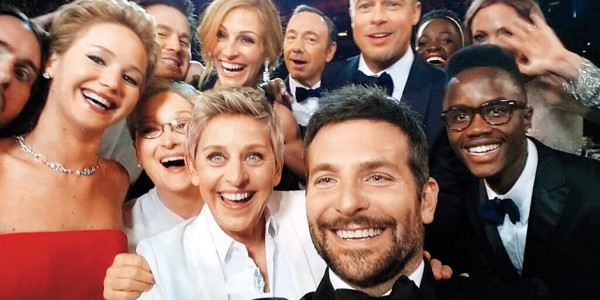
#> input picture openCv/selfie.jpeg, 600 x 300 px
$ jupyter execute --allow-errors FaceRecognition.ipynb
#> lines starting #> are read from the running program, lines starting #| are printed output that depends on the picture; after the words box and inside, x2 and y2 are one past the last pixel; in counts of white or black regions, pixels touching at a corner belong together
# Face Recognition

[cell 1]
import numpy as np
import cv2
import matplotlib.pyplot as plt

[cell 2]
img = cv2.imread("selfie.jpeg")
#> img is the input picture: shape (300, 600, 3); mean B, G, R 97.9, 109.5, 141.6

[cell 3]
img

[cell 4]
img.shape
#> Out = (300, 600, 3)

[cell 5]
plt.imshow(img)

[cell 6]
gray_scale = cv2.cvtColor(img, cv2.COLOR_BGR2GRAY)
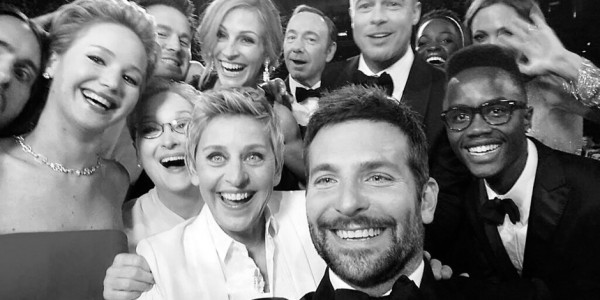
#> gray_scale: shape (300, 600); min 0, max 255, mean 117.8

[cell 7]
gray_scale

[cell 8]
print(gray_scale.shape)
#| (300, 600)

[cell 9]
print(gray_scale.size)
#| 180000

[cell 10]
print(img.shape)
#| (300, 600, 3)

[cell 11]
print(img.size)
#| 540000

[cell 12]
plt.imshow(gray_scale);

[cell 13]
face_cascade = cv2.CascadeClassifier("haarcascade_frontalface_default.xml")
faces = face_cascade.detectMultiScale(gray_scale, 1.2, 5)
#> faces = [[273, 14, 59, 59], [197, 10, 75, 75], [137, 100, 69, 69], [434, 74, 96, 96], [185, 117, 103, 103], [288, 121, 141, 141]]
faces.shape
#> Out = (6, 4)

[cell 14]
faces
#> Out has the same summary as faces

[cell 15]
for(x,y,w,h) in faces:
    cv2.rectangle(img, (x,y), (x+w, y+h), (0,0,255), 4)
#> this loop made 6 passes
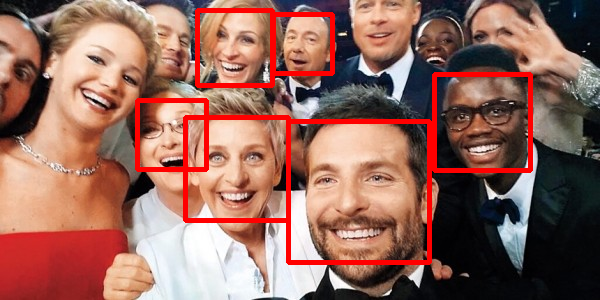
#> img: shape (300, 600, 3); 5.54% of pixels changed, all inside (x1, y1, x2, y2) = (135, 8, 533, 265)
cv2.imshow("face detection", img)
cv2.waitKey(0)
cv2.destroyAllWindows()

[cell 16]
def detectFromImage (image):
#> called with image = 'selfie.jpeg'
    face_cascade = cv2.CascadeClassifier("haarcascade_frontalface_default.xml")
    img = cv2.imread(image)
    gray_scale = cv2.cvtColor(img, cv2.COLOR_BGR2GRAY)
    faces = face_cascade.detectMultiScale(gray_scale,1.2, 1)
#> faces = [[273, 14, 59, 59], [197, 10, 75, 75], [137, 100, 69, 69], [434, 74, 96, 96], [33, 21, 94, 94], [185, 117, 103, 103], [288, 121, 141, 141]]

    for(x,y,w,h) in faces:
        cv2.rectangle(img, (x,y), (x+w, y+h), (0,255,0), 4)
#> this loop made 7 passes
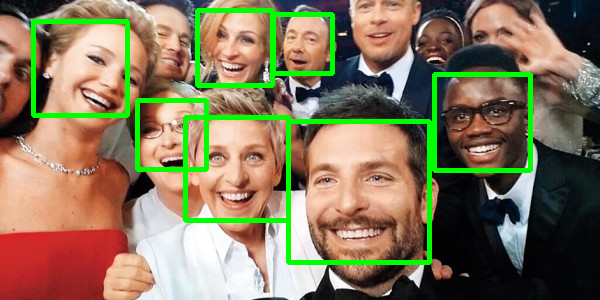
#> img: shape (300, 600, 3); 6.58% of pixels changed, all inside (x1, y1, x2, y2) = (31, 8, 533, 265)
    cv2.imshow("baslik", img)
    cv2.waitKey()
    cv2.destroyAllWindows()

[cell 17]
detectFromImage("selfie.jpeg")

[cell 18]
def detectFaces_EyesImage(image):
#> called with image = 'selfie3.jpg'
    face_cascade = cv2.CascadeClassifier("haarcascade_frontalface_default.xml")
    eye_cascade = cv2.CascadeClassifier("haarcascade_eye.xml")

    img = cv2.imread(image)
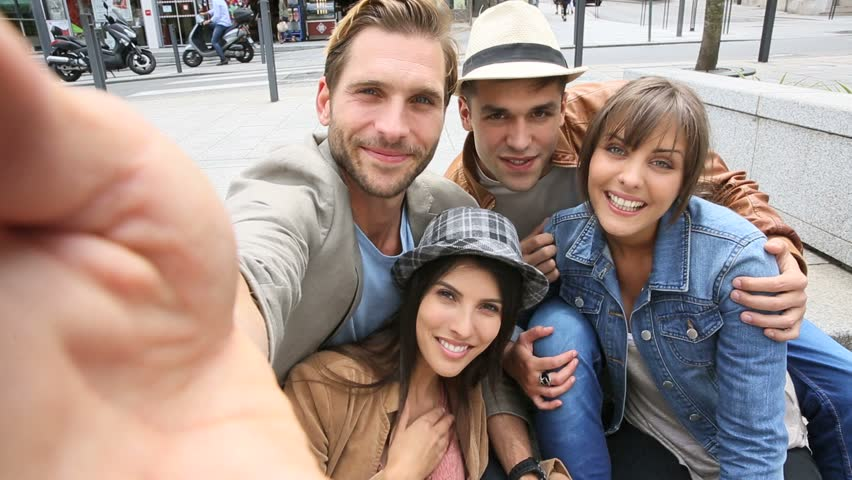
#> input picture openCv/selfie3.jpg, 852 x 480 px
#> img is the input picture: shape (480, 852, 3); mean B, G, R 134.9, 140.7, 158.9

    gray_scale = cv2.cvtColor(img, cv2.COLOR_BGR2GRAY)
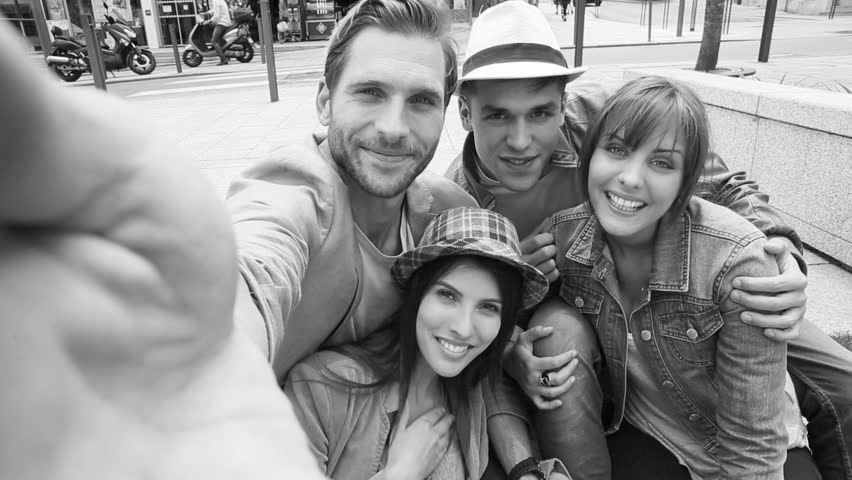
#> gray_scale: shape (480, 852); min 0, max 255, mean 145.5

    faces = face_cascade.detectMultiScale(gray_scale,1.4, 1)
#> faces = [[421, 268, 92, 92], [452, 65, 129, 129], [570, 108, 129, 129], [398, 250, 129, 129], [486, 285, 129, 129], [305, 27, 181, 181]]
    for(x,y,w,h) in faces:
        cv2.rectangle(img, (x,y), (x+w, y+h), (0,255,0), 4)
        roi_gray = gray_scale [y:y+h, x:x+w]
        roi_color = img[y:y+h, x:x+w]
        eyes = eye_cascade.detectMultiScale(roi_gray)
        for(ex,ey,ew,eh) in eyes:
            cv2.rectangle(roi_color, (ex,ey), (ex+ew, ey+eh), (0,0,255), 2)
#> this loop made 6 passes
#> (x, y, w, h, eyes) on passes 1, 2, 3, 4, 6: (421, 268, 92, 92, [[16, 16, 23, 23], [54, 28, 24, 24]]), (452, 65, 129, 129, [[27, 34, 32, 32], [72, 34, 28, 28], [41, 40, 26, 26]]), (570, 108, 129, 129, [[30, 25, 31, 31], [75, 42, 26, 26]]), (398, 250, 129, 129, [[36, 33, 25, 25], [79, 47, 23, 23]]), (305, 27, 181, 181, [[96, 57, 35, 35], [43, 43, 43, 43]])
#> pass 1, in detectFaces_EyesImage, `roi_color = img[y:y+h, x:x+w]`:
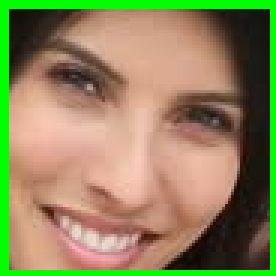
#> roi_color: shape (92, 92, 3) (shown 3 times larger); mean B, G, R 90.8, 134, 141.9
#> pass 2, in detectFaces_EyesImage, `roi_color = img[y:y+h, x:x+w]`:
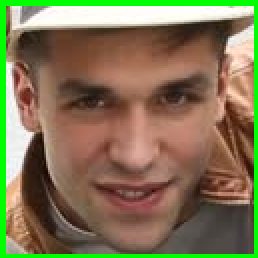
#> roi_color: shape (129, 129, 3) (shown 2 times larger); mean B, G, R 84.2, 118.2, 129
#> after the loop:
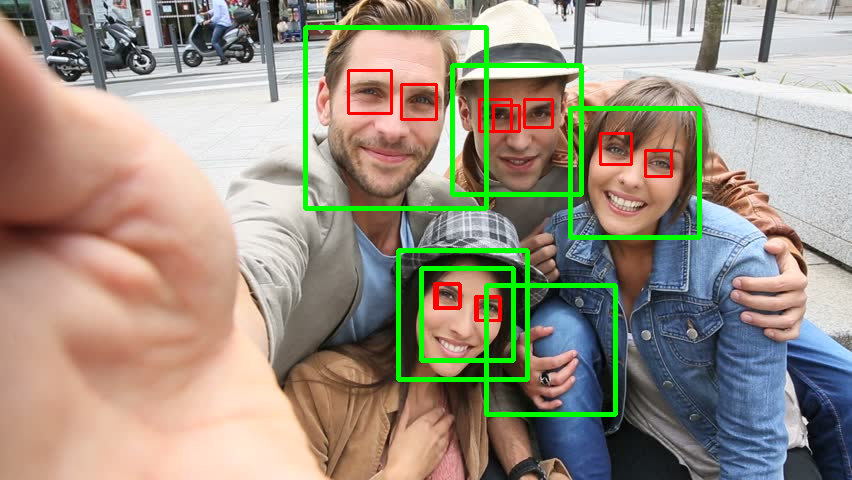
#> img: shape (480, 852, 3); 4.59% of pixels changed, all inside (x1, y1, x2, y2) = (303, 25, 702, 417)
#> after the loop:
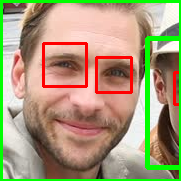
#> roi_color: shape (181, 181, 3); mean B, G, R 121, 154.3, 168.1
#> after the loop:
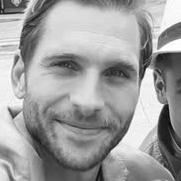
#> roi_gray: shape (181, 181); min 12, max 254, mean 158.6

    cv2.imshow("Faces and eyes detected.", img)
    cv2.waitKey()
    cv2.destoryAllWindows()
